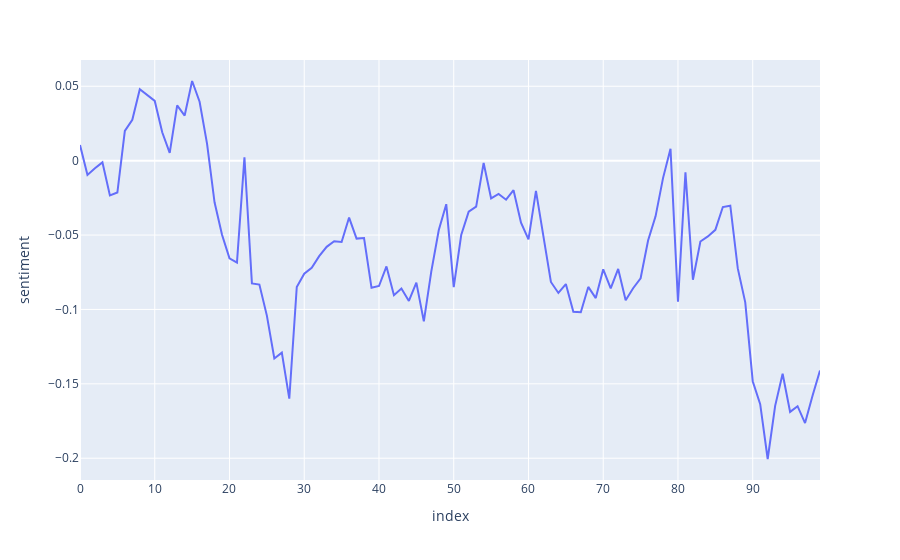

Notebook code for this chart:
### Code cell
import plotly.express as px
fig = px.line(df, y="sentiment")
# add hover_name="topic"
fig.show()
